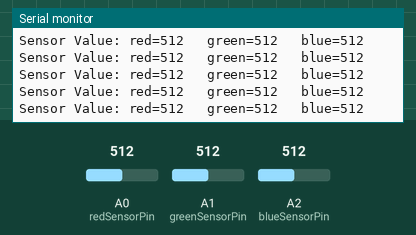
A sketch run on a simulated Arduino Uno, built with avr-gcc and run on an emulated ATmega328P. Parts: the last lines printed to the serial monitor. Inputs (shaded band) come from the test bench; at power-on: A0 (redSensorPin) = 512, A1 (greenSensorPin) = 512, A2 (blueSensorPin) = 512.

Above: at 1.2 s.
1.3 s: A0 (redSensorPin) set to 109
At 1.4 s:
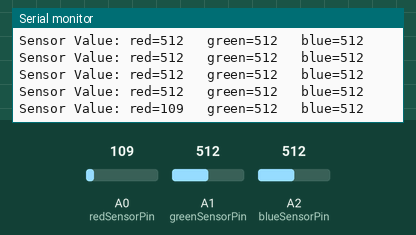
4.3 s: A0 (redSensorPin) set to 95
At 4.33 s:
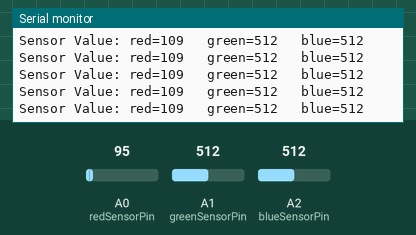
7.3 s: A1 (greenSensorPin) set to 105
At 7.33 s:
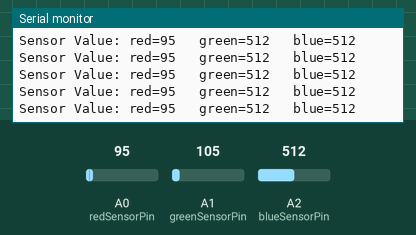
10.3 s: A1 (greenSensorPin) set to 92
At 10.33 s:
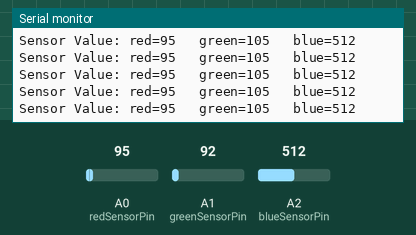
13.3 s: A2 (blueSensorPin) set to 986
At 13.3 s:
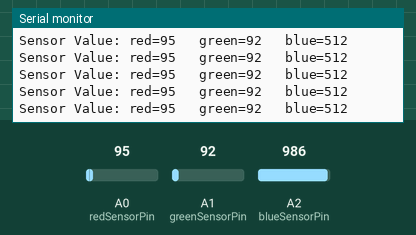
16.3 s: A2 (blueSensorPin) set to 1011
At 16.31 s:
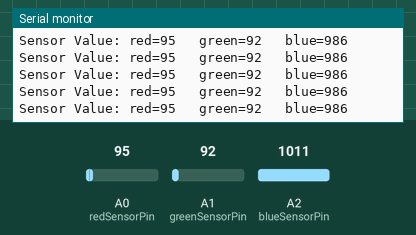
Timing chart, 0 to 19.3 s (numbered marks = the images above; inputs shaded):
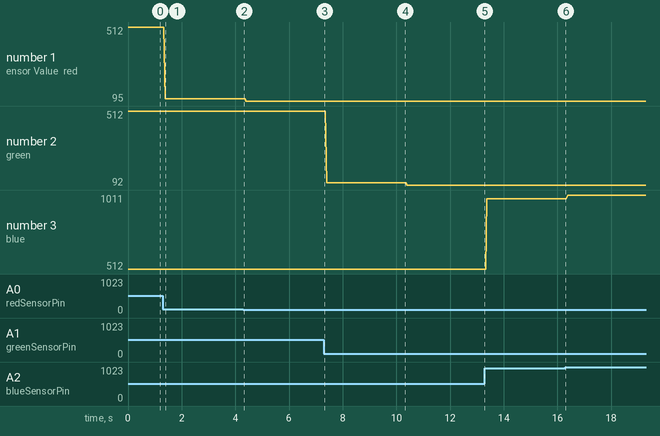

Measured:
- after the input at 1.3 s, the serial monitor: prints a new line after 0.08 s (image 1)
- plotted number 1: 512 → 109 after the input at 1.3 s, 109 → 95 after the input at 4.3 s
- plotted number 2: 512 → 105 after the input at 7.3 s, 105 → 92 after the input at 10.3 s
- plotted number 3: 512 → 986 after the input at 13.3 s, 986 → 1011 after the input at 16.3 s

The sketch:

book_ex4.ino
```cpp
// Arduino Project Book's Project 4
// Mixing COLOR LED
//

const int colorRPin = 9;
const int colorGPin = 11;
const int colorBPin = 10;

const int redSensorPin = A0;
const int greenSensorPin = A1;
const int blueSensorPin = A2;


void setup() {
  Serial.begin(9600);
  pinMode(colorRPin, OUTPUT);
  pinMode(colorGPin, OUTPUT);
  pinMode(colorBPin, OUTPUT);
}

void loop() {
  // put your main code here, to run repeatedly:
 int redValue = analogRead(redSensorPin);
 delay(5);
 int greenValue = analogRead(greenSensorPin);
 delay(5);
 int blueValue = analogRead(blueSensorPin);
 Serial.print("Sensor Value: red=");
 Serial.print(redValue);
 Serial.print("\t green=");
 Serial.print(greenValue);
 Serial.print("\t blue=");
 Serial.println(blueValue);
 // analogWrite(colorRPin, redValue/4.0);
 analogWrite(colorGPin, greenValue/4.0);
 // analogWrite(colorBPin, blueValue/4.0);
}
```
